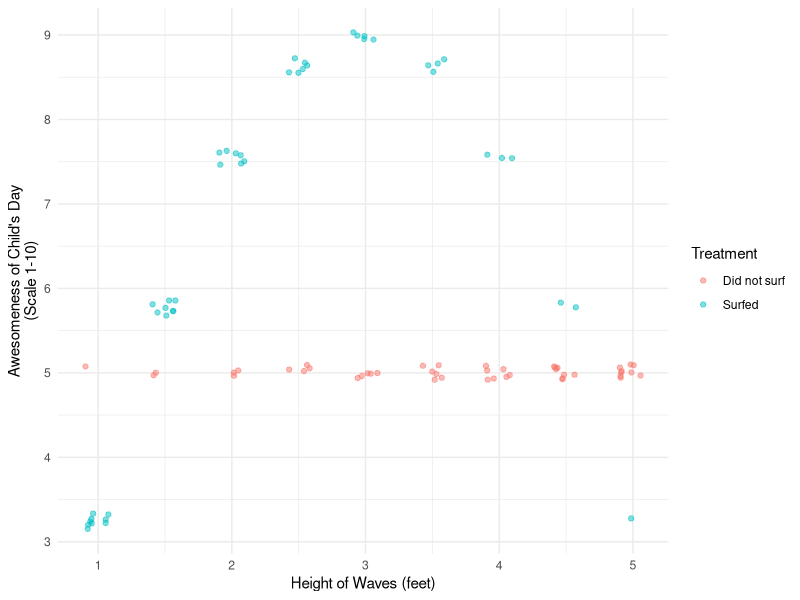
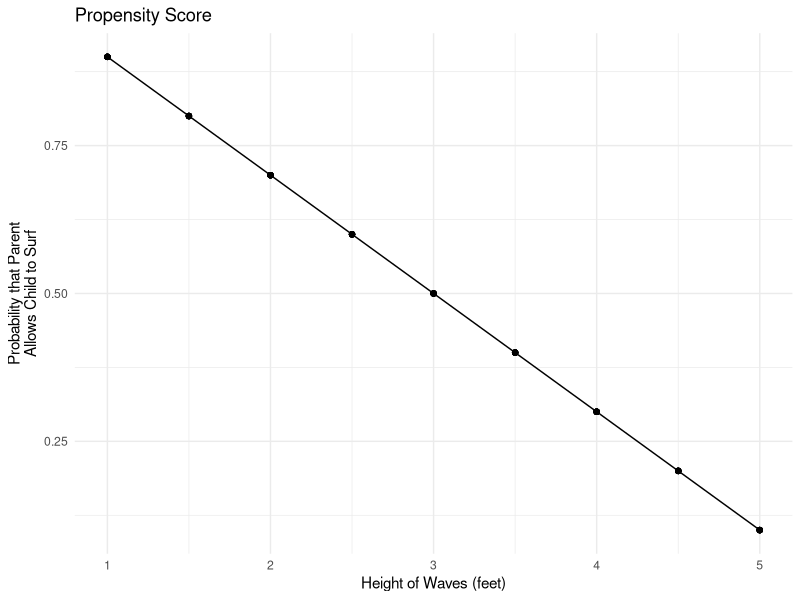
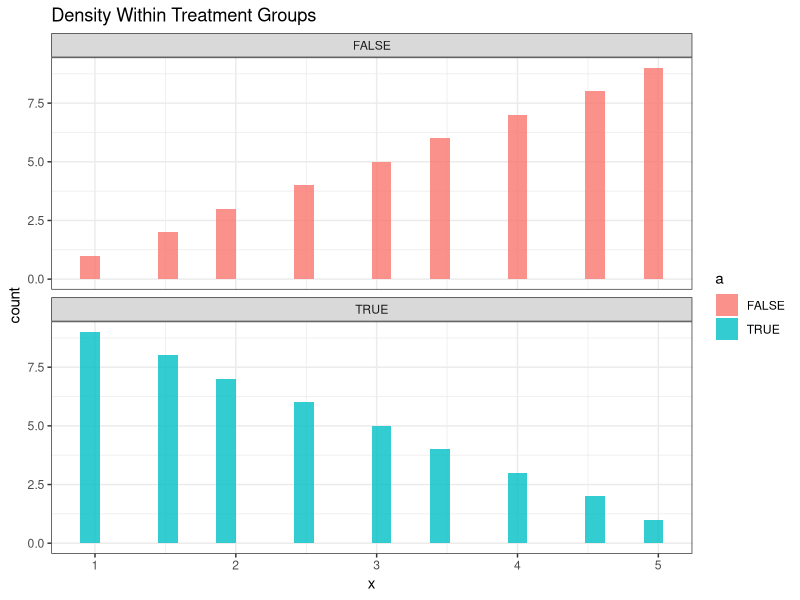
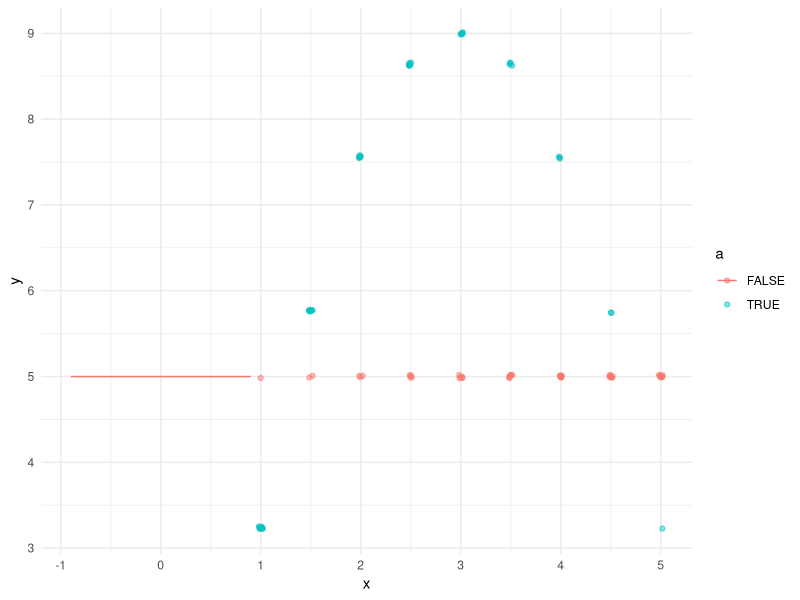
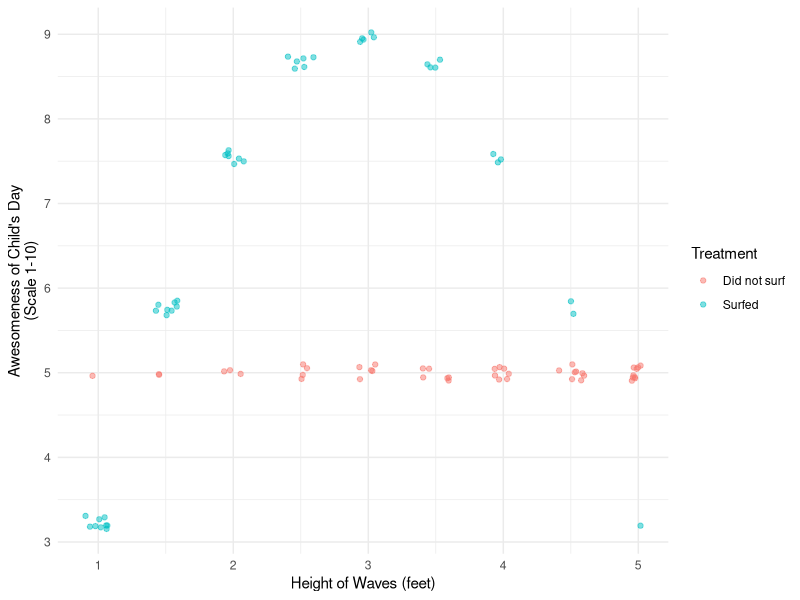
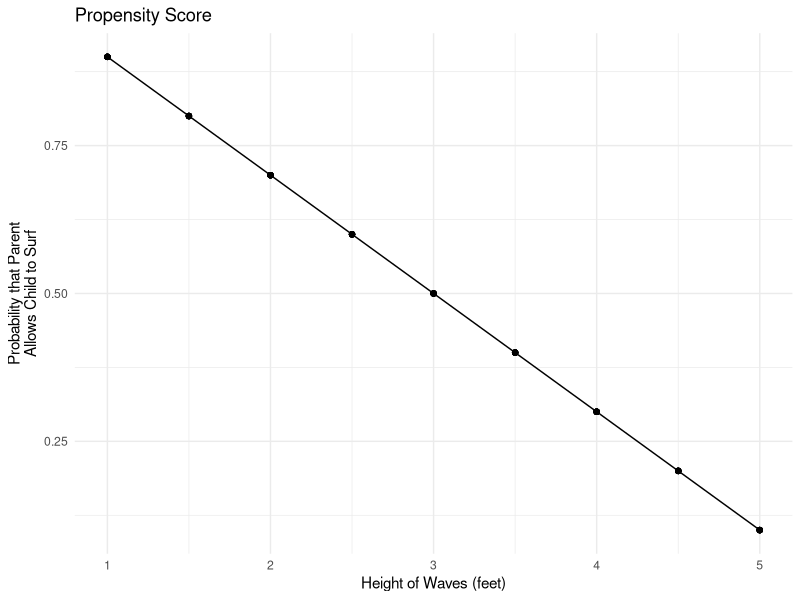

The R script that drew these images, in order:

# STREAMLINED ILLUSTRATE DOUBLE ROBUST

library(tidyverse)
theme_set(theme_minimal())

# More extreme DGP: Linear probabilities
data <- tibble(x = rep(1:9,1:9), a = F) |>
  bind_rows(tibble(x = rep(1:9,9:1), a = T)) |>
  group_by(x) |>
  mutate(
    pi = mean(a)
  ) |>
  ungroup() |>
  mutate(
    y1 = 9 - 9 * ((x - 5) / 5) ^ 2,
    y0 = 5,
    # Shift x to fit story of this DGP
    x = (x - 1) / 2 + 1,
    y = case_when(
      !a ~ y0,
      a ~ y1
    )
  )

data |>
  ggplot(aes(x = x, y = y, color = a)) +
  geom_jitter(width = .1, height = .1, alpha = .5) +
  scale_x_continuous(
    breaks = 1:10,
    name = "Height of Waves (feet)"
  ) +
  labs(
    y = "Awesomeness of Child's Day\n(Scale 1-10)"
  ) +
  scale_color_discrete(
    name = "Treatment",
    labels = c("Did not surf","Surfed")
  )
ggsave("figures/dr_y.pdf", height = 3, width = 5)

data |>
  ggplot(aes(x = x, y = pi)) +
  geom_line() +
  geom_point() +
  ggtitle("Propensity Score") +
  labs(
    x = "Height of Waves (feet)",
    y = "Probability that Parent\nAllows Child to Surf"
  )
ggsave("figures/dr_pscore.pdf", height = 3, width = 5)

data |>
  ggplot(aes(x = x, fill = a)) +
  geom_histogram(alpha = .8) +
  facet_wrap(~a, ncol = 1) +
  ggtitle("Density Within Treatment Groups") +
  theme_bw()

# Goal: ATT

to_predict_even_space <- tibble(x = seq(-.9,.9,.1))
fit0 <- lm(y ~ x, data = data |> filter(!a))

fitted <- to_predict_even_space |>
  mutate(y = predict(
    lm(y ~ x, data = data |> filter(!a)),
    newdata = to_predict_even_space
  )) |>
  mutate(set = "Best-fit line\nin observed data")

# Best-fit line among untreated
data |>
  ggplot(aes(x = x, y = y, color = a)) +
  geom_jitter(width = .02, height = .02, alpha = .5) +
  geom_line(
    data = fitted |> mutate(a = FALSE)
  )

# Calculate true ATT
att <- data |>
  filter(a) |>
  summarize(att = mean(y1 - y0)) |>
  print()

# Calculate model-based estimate
treated_predicted <- data |>
  filter(a) |>
  mutate(
    yhat0 = predict(fit0, newdata = data |> filter(a))
  )
att_outcome_model <- treated_predicted |>
  summarize(estimate = mean(y - yhat0)) |>
  print()

# Calculate errors
true_errors <- data |>
  mutate(yhat0 = predict(fit0, newdata = data)) |>
  mutate(error = yhat0 - y0)

true_errors |>
  group_by(a) |>
  summarize(mse0 = mean((yhat0 - y0) ^ 2))

# Calculate a weighted MSE
fit_a <- glm(a ~ x, data = data)
true_errors_weighted <- true_errors |>
  mutate(
    propensity_score = predict(fit_a),
    weight = case_when(
      a == 1 ~ 1,
      a == 0 ~ propensity_score / (1 - propensity_score)
    )
  )
true_errors_weighted |>
  group_by(a) |>
  summarize(weighted_mse = weighted.mean(
    (yhat0 - y0) ^ 2,
    w = weight
  ))

# Calculate a weighted average error
weighted_average_error <- true_errors_weighted |>
  group_by(a) |>
  summarize(weighted_mean_error = weighted.mean(
    yhat0 - y0,
    w = weight
  ))

# Calculate a corrected estimate
att_outcome_model |>
  mutate(
    correction = weighted_average_error |>
      filter(!a) |>
      pull(weighted_mean_error)
  ) |>
  mutate(corrected = estimate + correction)

att
